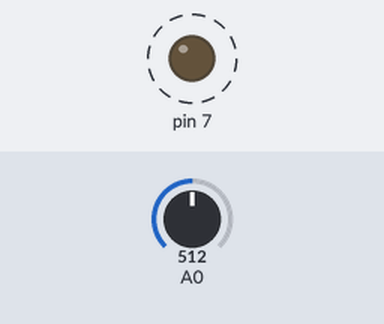
A sketch run on a simulated Arduino Uno, built with avr-gcc and run on an emulated ATmega328P. Parts: output pins drawn as LEDs (lit = HIGH). Dashed ring = blinking. The test bench sets the inputs (shaded band); at power-on: A0 = 512.

Above: at 1.8 s.
1.9 s: A0 set to 0
At 3.3 s:
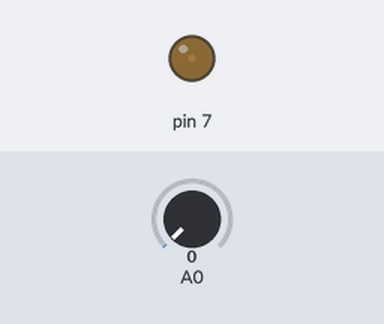
3.6 s: A0 set to 122
At 3.9 s:
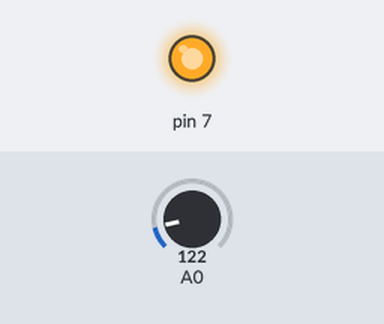
Timing chart, 0 to 13.1 s (numbered marks = the images above; inputs shaded):
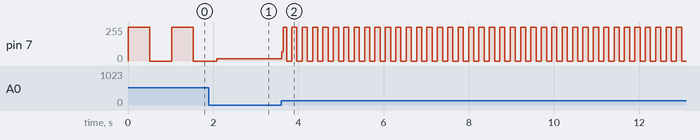

Measured:
- after the input at 3.6 s, pin 7: 16/255 → 68/255 at once, then moves between 0/255 and 255/255, repeating every 0.24 s
- by itself, pin 7: alternates 255/255 for 0.51 s and 0/255 for 0.51 s

The sketch:

square.ino
```cpp
void setup(){
  pinMode(A0, INPUT);
  pinMode(7, OUTPUT);

}

void loop(){
  int d = analogRead(A0); // the reading from the potetiometer
  digitalWrite(7,HIGH);
  delay(d);
  digitalWrite(7, LOW);
  delay(d);
}
```
